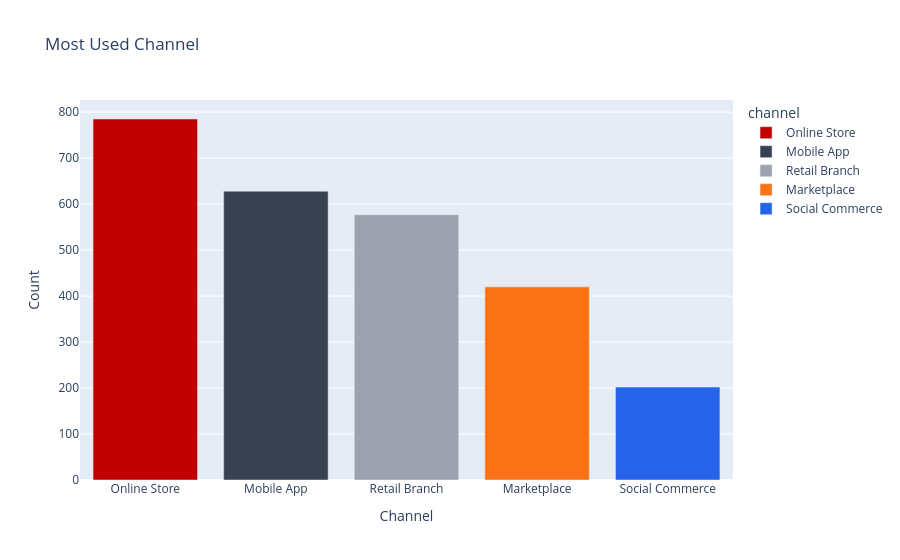

Write notebook code for a chart like this one.
### Code cell
fig = px.bar(most_channel_used, x=most_channel_used.index, y=most_channel_used.values, title='Most Used Channel', color=most_channel_used.index, color_discrete_sequence=PALETTE) ## interactive visual
fig.update_layout(xaxis_title='Channel', yaxis_title='Count')

### Figure 1 — Plotly figure (JSON) as saved in the notebook; plotly's stock layout.template omitted (floating-point values rounded to 4 significant figures)
{"data": [{"hovertemplate": "channel=%{x}<br>y=%{y}<extra></extra>", "legendgroup": "Online Store", "marker": {"color": "#C00000", "pattern": {"shape": ""}}, "name": "Online Store", "orientation": "v", "showlegend": true, "textposition": "auto", "type": "bar", "x": ["Online Store"], "xaxis": "x", "y": [785], "yaxis": "y"}, {"hovertemplate": "channel=%{x}<br>y=%{y}<extra></extra>", "legendgroup": "Mobile App", "marker": {"color": "#374151", "pattern": {"shape": ""}}, "name": "Mobile App", "orientation": "v", "showlegend": true, "textposition": "auto", "type": "bar", "x": ["Mobile App"], "xaxis": "x", "y": [628], "yaxis": "y"}, {"hovertemplate": "channel=%{x}<br>y=%{y}<extra></extra>", "legendgroup": "Retail Branch", "marker": {"color": "#9CA3AF", "pattern": {"shape": ""}}, "name": "Retail Branch", "orientation": "v", "showlegend": true, "textposition": "auto", "type": "bar", "x": ["Retail Branch"], "xaxis": "x", "y": [577], "yaxis": "y"}, {"hovertemplate": "channel=%{x}<br>y=%{y}<extra></extra>", "legendgroup": "Marketplace", "marker": {"color": "#F97316", "pattern": {"shape": ""}}, "name": "Marketplace", "orientation": "v", "showlegend": true, "textposition": "auto", "type": "bar", "x": ["Marketplace"], "xaxis": "x", "y": [420], "yaxis": "y"}, {"hovertemplate": "channel=%{x}<br>y=%{y}<extra></extra>", "legendgroup": "Social Commerce", "marker": {"color": "#2563EB", "pattern": {"shape": ""}}, "name": "Social Commerce", "orientation": "v", "showlegend": true, "textposition": "auto", "type": "bar", "x": ["Social Commerce"], "xaxis": "x", "y": [202], "yaxis": "y"}], "layout": {"barmode": "relative", "legend": {"title": {"text": "channel"}, "tracegroupgap": 0}, "title": {"text": "Most Used Channel"}, "xaxis": {"anchor": "y", "categoryarray": ["Online Store", "Mobile App", "Retail Branch", "Marketplace", "Social Commerce"], "categoryorder": "array", "domain": [0, 1], "title": {"text": "Channel"}}, "yaxis": {"anchor": "x", "domain": [0, 1], "title": {"text": "Count"}}}}
